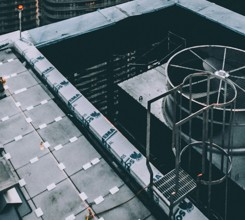
#> input picture image/problem_3/1.jpg, 245 x 220 px
$ jupyter execute --allow-errors focal.ipynb
#> lines starting #> are read from the running program, lines starting #| are printed output that depends on the picture
[cell 1]
import cv2
import numpy as np
from itertools import combinations

class SfMCalibrator:
    # [10 lines left out: function __init__, not called in this run]

    def __call__(self, image_list):
        self.set_images(image_list)
        return self.run_pipeline()

    # [57 lines left out: functions set_images, _init_camera_params, _extract_features, _match_features, not called in this run]


    def _undistort_points(self, pts):
        pts = np.asarray(pts, dtype=np.float32).reshape(-1, 1, 2)
        return cv2.undistortPoints(pts, self.K, self.dist_coeffs).reshape(-1, 2)  # ✅ P=None (default)


    # [125 lines left out: functions _estimate_pose, _triangulate, _lm_optimize, _compute_residuals, _compute_jacobian, run_pipeline, not called in this run]

#> (a cell that did not finish here is left out)

[cell 3]
# [12 lines of commented-out code are left out]

[cell 4]
img1 = cv2.imread('./image/problem_3/1.jpg')
#> img1 is the input picture: shape (220, 245, 3); mean B, G, R 105.6, 98.9, 84.5
img2 = cv2.imread('./image/problem_3/2.jpg')
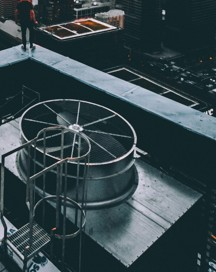
#> input picture image/problem_3/2.jpg, 216 x 272 px
#> img2 is the input picture: shape (272, 216, 3); mean B, G, R 75.6, 70.6, 54
img3 = cv2.imread('./image/problem_3/3.jpg')
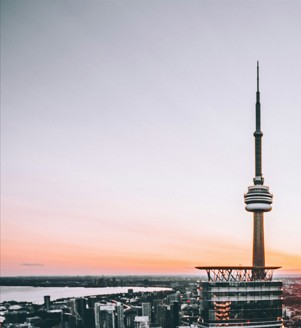
#> input picture image/problem_3/3.jpg, 301 x 328 px
#> img3 is the input picture: shape (328, 301, 3); mean B, G, R 191.1, 186.3, 194
img4 = cv2.imread('./image/problem_3/4.jpg')
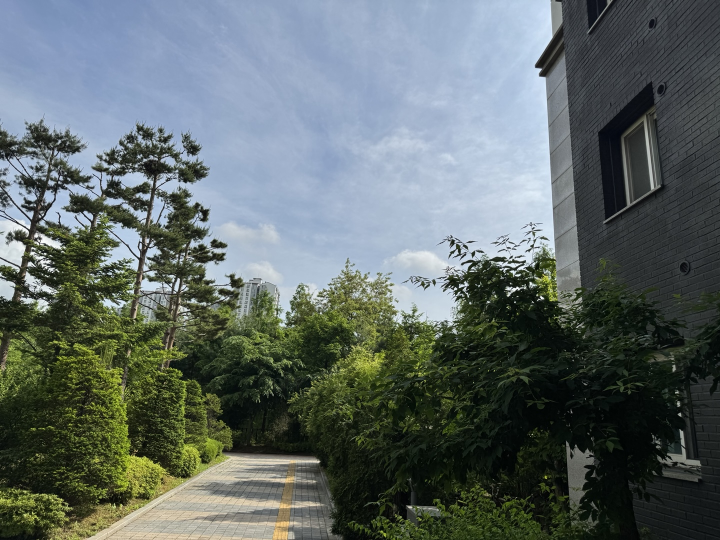
#> input picture image/problem_3/4.jpg, 1440 x 1080 px (shown at 1/2 size)
#> img4 is the input picture: shape (1080, 1440, 3); mean B, G, R 103.9, 105.4, 95.3
img5 = cv2.imread('./image/problem_3/5.jpg')
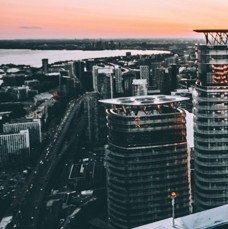
#> input picture image/problem_3/5.jpg, 228 x 229 px
#> img5 is the input picture: shape (229, 228, 3); mean B, G, R 94, 93.8, 90.9
img6 = cv2.imread('./image/problem_3/6.jpg')
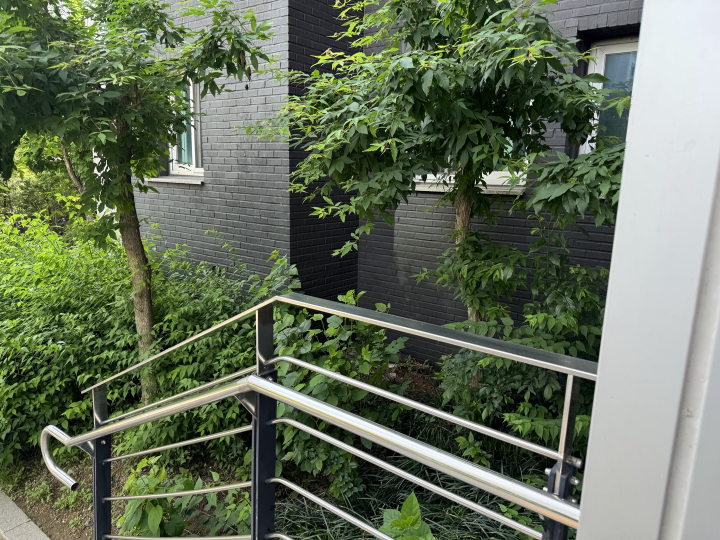
#> input picture image/problem_3/6.jpg, 1440 x 1080 px (shown at 1/2 size)
#> img6 is the input picture: shape (1080, 1440, 3); mean B, G, R 89.5, 112.1, 100.8
img7 = cv2.imread('./image/problem_3/7.jpg')
img8 = cv2.imread('./image/problem_3/8.jpg')
img9 = cv2.imread('./image/problem_3/9.jpg')
img10 = cv2.imread('./image/problem_3/10.jpg')
img11 = cv2.imread('./image/problem_3/11.jpg')
img1 = cv2.cvtColor(img1, cv2.COLOR_BGR2RGB)
img2 = cv2.cvtColor(img2, cv2.COLOR_BGR2RGB)
img3 = cv2.cvtColor(img3, cv2.COLOR_BGR2RGB)
img4 = cv2.cvtColor(img4, cv2.COLOR_BGR2RGB)
img5 = cv2.cvtColor(img5, cv2.COLOR_BGR2RGB)
img6 = cv2.cvtColor(img6, cv2.COLOR_BGR2RGB)
#> (the rest of this cell did not finish here and is left out)
